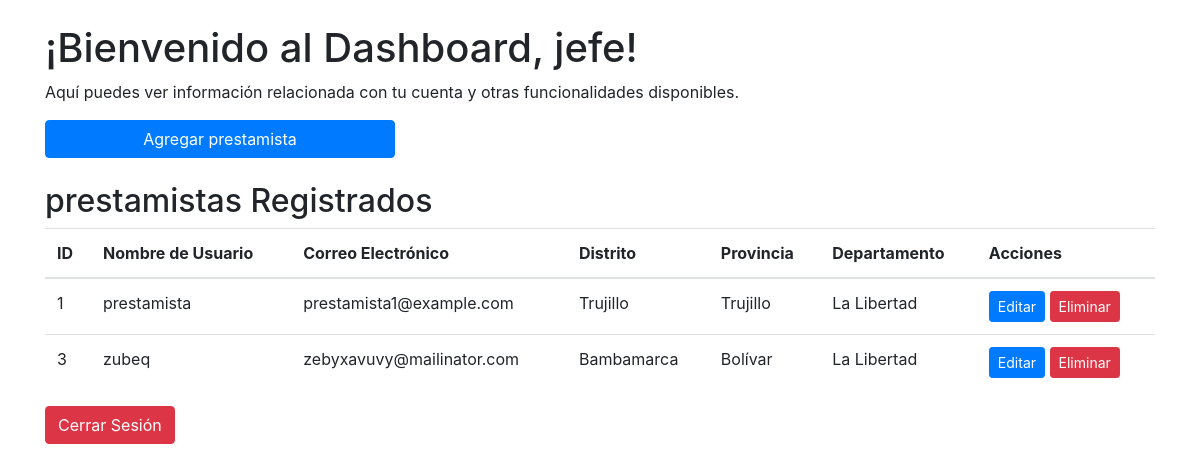
The app's page /dashboard_jefe.php (signed in), older data.
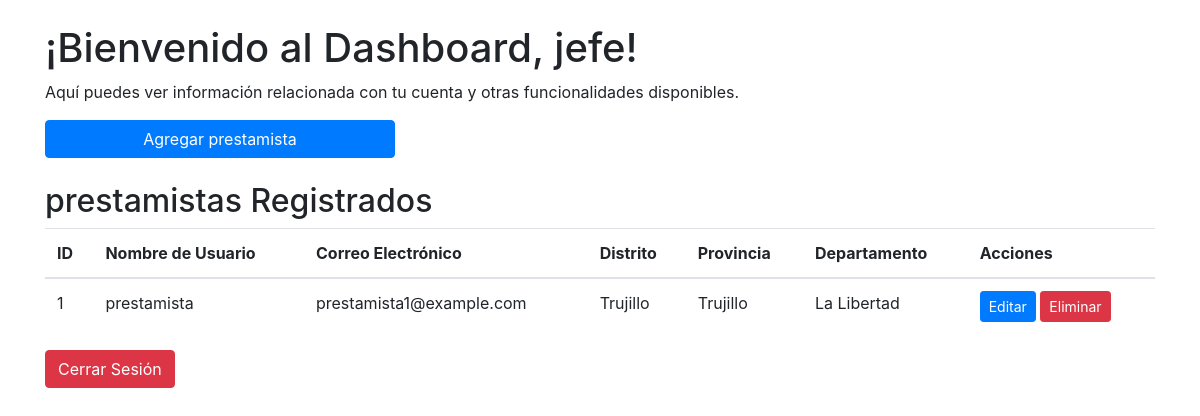
The same page, newer data.
### tables this page shows
CREATE TABLE `prestamista` (
  `lender_id` int(11) NOT NULL,
  `leader_id` int(11) DEFAULT NULL,
  `phone` varchar(100) NOT NULL,
  `dni` varchar(100) NOT NULL,
  `district_id` int(11) NOT NULL,
  `province_id` int(11) NOT NULL,
  `department_id` int(11) NOT NULL,
  `state` tinyint(4) NOT NULL DEFAULT 1,
  `username` varchar(50) NOT NULL,
  `password` varchar(50) NOT NULL,
  `email` varchar(100) NOT NULL
);

CREATE TABLE `distrito` (
  `district_id` int(11) NOT NULL,
  `district_name` varchar(100) NOT NULL,
  `province_id` int(11) DEFAULT NULL
);

CREATE TABLE `provincia` (
  `province_id` int(11) NOT NULL,
  `province_name` varchar(100) NOT NULL,
  `department_id` int(11) DEFAULT NULL
);

CREATE TABLE `departamento` (
  `department_id` int(11) NOT NULL,
  `department_name` varchar(100) NOT NULL
);

### dashboard_jefe.php (the view, shortened to what this page needs)
<?php
include('db.php');
$query = "SELECT * FROM prestamista pre INNER JOIN distrito dis ON pre.district_id = dis.district_id ";
$query .= "INNER JOIN departamento dep ON pre.department_id = dep.department_id ";
$query .= "INNER JOIN provincia pro ON pre.province_id = pro.province_id WHERE leader_id = ". $_SESSION['leader_id']."";
$stmt = $conn->prepare($query);
$stmt->execute();
$result = $stmt->get_result();
$prestamistas = $result->fetch_all(MYSQLI_ASSOC);
?>
<!DOCTYPE html>
<html lang="es">
<head>
    <link rel="stylesheet" href="https://stackpath.bootstrapcdn.com/bootstrap/4.5.2/css/bootstrap.min.css">
</head>
<body>
    <div class="container mt-4">
        <h1>¡Bienvenido al Dashboard, jefe!</h1>
        <p>Aquí puedes ver información relacionada con tu cuenta y otras funcionalidades disponibles.</p>
        <div class="row mb-4">
            <div class="col-md-4">
                <a href="jefePrestamistaRegister.php" class="btn btn-primary btn-block">Agregar prestamista</a>
            </div>
        </div>
        <div class="row">
            <div class="col-md-12 center-table">
                <h2>prestamistas Registrados</h2>
                <table class="table">
                    <thead>
                        <tr>
                            <th scope="col">ID</th>
                            <th scope="col">Nombre de Usuario</th>
                            <th scope="col">Correo Electrónico</th>
                            <th scope="col">Distrito</th>
                            <th scope="col">Provincia</th>
                            <th scope="col">Departamento</th>
                            <th scope="col">Acciones</th>
                        </tr>
                    </thead>
                    <tbody>
                        <?php foreach ($prestamistas as $prestamista) : if ($prestamista['state'] == 0) continue; ?>
                            <tr>
                                <td><?php echo $prestamista['lender_id']; ?></td>
                                <td><?php echo $prestamista['username']; ?></td>
                                <td><?php echo $prestamista['email']; ?></td>
                                <td><?php echo $prestamista["district_name"]; ?></td>
                                <td><?php echo $prestamista["province_name"]; ?></td>
                                <td><?php echo $prestamista["department_name"]; ?></td>
                                <td>
                                    <a href="#" onclick="obtenerPrestamista('<?= $prestamista['lender_id']; ?>')" data-toggle="modal" data-target="#editarPrestamista" class="btn btn-primary btn-sm">Editar</a>
                                    <a href="#" onclick="eliminaPrestamista('<?= $prestamista['lender_id']; ?>')" class="btn btn-danger btn-sm">Eliminar</a>
                                </td>
                            </tr>
                        <?php endforeach; ?>
                    </tbody>
                </table>
            </div>
        </div>
        <a href="logout.php" class="btn btn-danger">Cerrar Sesión</a>
    </div>
</body>
</html>

### dashboard_jefe.php (style rules this page uses)
.center-table { margin: 0 auto; width: 80%; }

Row changes from the older to the newer data that the page shows:
removed prestamista: lender_id "3", username "zubeq", email "zebyxavuvy@mailinator.com", district.district_name "Bambamarca", province.province_name "Bolívar", department.department_name "La Libertad"
